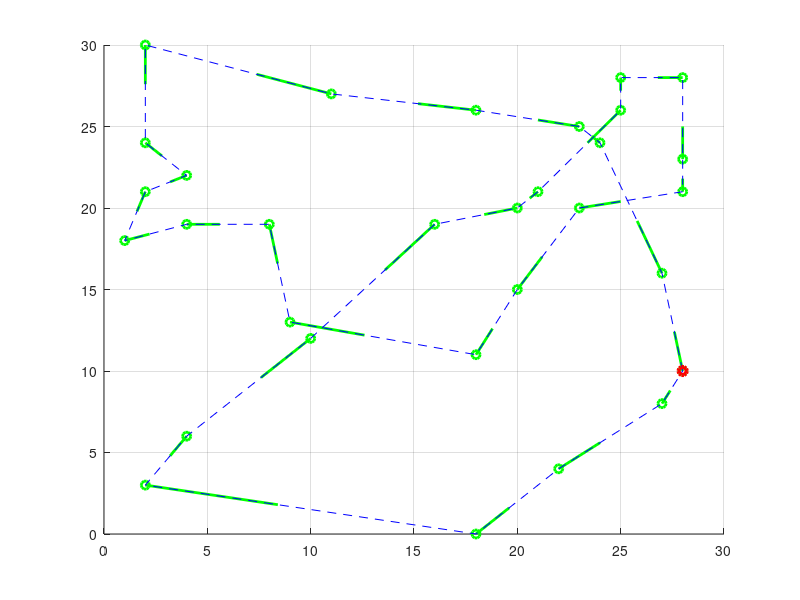

Source code (MATLAB):
load Results.txt;
[n, p] = size(Results);

points = Results(1:end-1,:);
arrows = zeros(size(points,1), size(points,2));
for i=1:size(Results,1)-1
    arrows(i,1) = Results(i+1,1) - Results(i,1);
    arrows(i,2) = Results(i+1,2) - Results(i,2);
end

hold on;
quiver(points(:,1), points(:,2), arrows(:,1), arrows(:,2), 'go', 'LineWidth', 2);
plot(Results(:,1), Results(:,2), 'b--');
plot(Results(1,1), Results(1,2), 'ro', 'LineWidth', 3);
xlim([0 30])
ylim([0 30])
grid